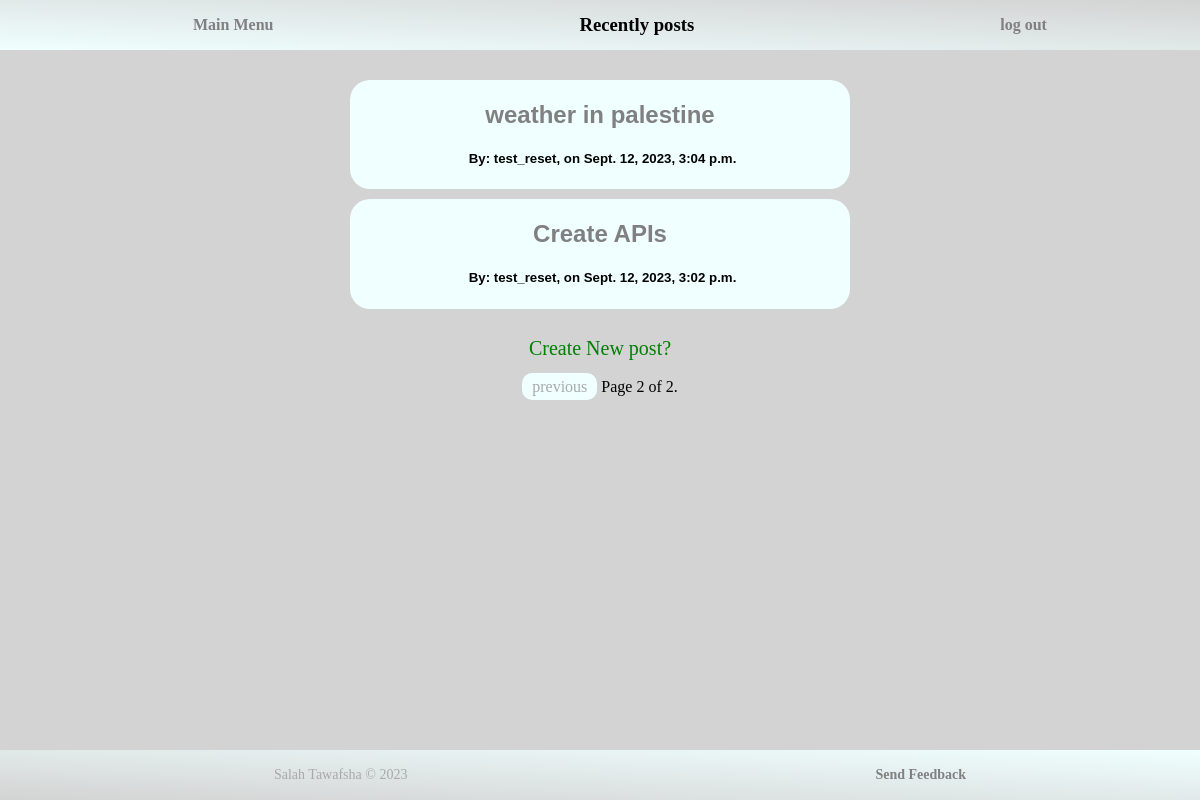
Screenshot of /posts/?page=2 (signed in) with the database file from the repository.
### posts/models.py (models this page shows, shortened)
class Post(models.Model):
    STATUS_CHOICES = (
        ("D", "Draft"),
        ("P", "Published"),
    )
    objects = models.Manager()
    published_objects = PublishedPostManager()
    all_objects = DraftManager()
    title = models.CharField("Post Title", max_length=100)
    slug = models.SlugField(unique=True, blank=False, null=False)
    author = models.ForeignKey(User, on_delete=models.CASCADE)
    body = models.TextField("Post body", max_length=5000)
    publish = models.DateTimeField("Data of publish", default=timezone.now)
    created = models.DateTimeField("Data of create", auto_now_add=True)
    updated = models.DateTimeField("Data of last update", auto_now=True)
    status = models.CharField(default="P",
                              max_length=10,
                              choices=STATUS_CHOICES)

### posts/views.py (the view)
# urls.py: path("", views.index, name="posts"),
def index(request):
    try:
        published_posts = Post.published_objects.all().order_by("-updated")
        paginator = Paginator(published_posts, PAGE_SIZE)
        page_number = request.GET.get("page")
        page_obj = paginator.get_page(page_number)
        context = {
            "page_obj": page_obj,
        }
        if request.user.is_authenticated:
            if not request.user.usertracking.is_can_read_post():
                messages.error(request, f"You can't read posts since you reach max allowed"
                                        f" posts in day that is {MAX_ALLOWED_READ_POSTS_IN_DAY}")
            notifications = CreatePostNotification.objects.filter(user=request.user)
            context["notifications"] = notifications
        return render(request, "posts/index.html", context)
    except OperationalError:
        return render(request, "database_error.html")

### posts/models.py (called while the page is built)
    def get_queryset(self):
        return super().get_queryset().filter(status="P").order_by("-publish")

### users/models.py (called while the page is built)
    def is_can_read_post(self):
        if self.day_read_posts_num == MAX_ALLOWED_READ_POSTS_IN_DAY:
            if self.allowed_read_post_date <= timezone.now():
                self.day_read_posts_num = 0
                self.allowed_read_post_date = timezone.now()
                return True
            else:
                return False
        else:
            return True

### posts/templates/posts/index.html (shortened to what this page needs)
{% extends "posts/base_site.html" %}
{% block header_title %}Recently posts{% endblock %}
{% block main %}
    {% if page_obj %}
        {% for post in page_obj %}
            <div class="post">
                <a href="/posts/post-details/{{ post.slug }}/"><h2>{{ post.title }}</h2></a>
                <h5>By: {{ post.author }}, on {{ post.publish }}</h5>
            </div>
        {% endfor %}
    {% else %}
        <h2>No any posts in Blog yet</h2>
    {% endif %}
    <br>
    {% if request.user.is_authenticated %}
        <a class="create-post-button" href="/posts/new-post/">Create New post?</a>
    {% endif %}
    <br><br>
    <div class="pagination">
        {% if page_obj.has_previous %}
            <a href="?page={{ page_obj.previous_page_number }}">previous</a>
        {% endif %}
        <span class="current-page-number">
            Page {{ page_obj.number }} of {{ page_obj.paginator.num_pages }}.
        </span>
    </div>
{% endblock %}

### posts/static/posts/style.css (style rules this page uses)
html, body { margin: 0; height: 100%; width: 100%; background-color: lightgrey; }
*, *::before, *::after { box-sizing: border-box; }
body { display: flex; flex-direction: column; }
html { display: table; margin: auto; }
.post { width: 500px; align-self: center; margin: 10px auto; padding: 1px 0; background-color: azure; border-radius: 20px; }
.post a { color: rgb(128, 128, 128); font-family: "Comic Sans MS", sans-serif; text-decoration: none; transition: 0.5s; }
div h5 { margin-left: 5px; font-family: sans-serif; }
.create-post-button { color: green; font-size: 20px; font-family: cursive; text-decoration: none; transition: 0.5s; padding: 0 10px; border-radius: 10px; }
.current-page-number { font-size: 16px; font-family: cursive; }
.pagination a, .log-in-button { padding: 5px 10px; font-size: 16px; font-family: cursive; text-decoration: none; transition: 0.5s; border-radius: 10px; background-color: azure; color: darkgray; }

### rows the page displays
Post: title "weather in palestine", author "test_reset", publish "Sept. 12, 2023, 3:04 p.m."
Post: title "Create APIs", author "test_reset", publish "Sept. 12, 2023, 3:02 p.m."

### other values shown
{{ page_obj.number }} "2"
{{ page_obj.paginator.num_pages }} "2"
